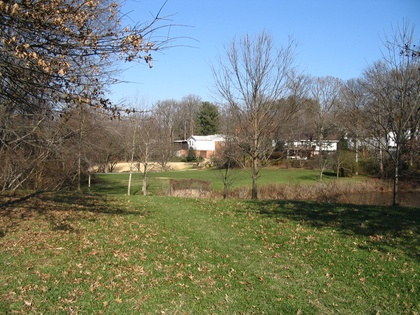
%> input picture Assignment_4_Files/imageOrigin1.JPG, 420 x 315 px, shrunk from 2048 x 1536 before the run
$ octave --eval "result = JpegDetection('imageOrigin1.JPG');"   (GNU Octave 9; MATLAB toolbox functions it lacks are replaced by stand-ins)
%> lines starting %> are read from the running program, lines starting %| are printed output that depends on the picture
function [K] = JpegDetection(PATH)
%> called with PATH = 'imageOrigin1.JPG'

IMG = imread(PATH);% import the image file
%> IMG is the input picture: size 315x420x3 uint8; mean R, G, B 113.7, 119.8, 106.6

[r,c] = size(IMG); % get the size of image
%> r = 315; c = 1260
r = floor(r/8)-1; % calculate the dimention of block and ignore the rigth and bottom edge
%> r = 38
c = floor(c/8)-1;
%> c = 156
Z1 = zeros(r,c);%Initialization
Z2 = zeros(r,c);
for i = 1:r % loop for each block
    for j = 1:c
        ref1 = 8*(i-1)+4; %Z' At the Center
        Z1(i,j) = abs(IMG(ref1,ref1)-IMG(ref1,ref1+1)-IMG(ref1+1,ref1)+IMG(ref1+1,ref1+1));
        ref2 = 8*i;% Z'' At the Corner
        Z2(i,j) = abs(IMG(ref2,ref2)-IMG(ref2,ref2+1)-IMG(ref2+1,ref2)+IMG(ref2+1,ref2+1));
    end
end
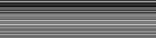
%> Z1: size 38x156 double; min 18, max 190, mean 109.2
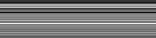
%> Z2: size 38x156 double; min 9, max 240, mean 119.5
edge = linspace(0,256,100);
% Set the edge for Histogram of Z' and Z''
% They mush share the same x axis

subplot(2,1,1)
%Plot histogram for Z' and add title
H1 = histogram(Z1,'BinEdges',edge,'Normalization','probability');
title(string(PATH)) % File name
K1 = H1.Values;%List Object
%> K1 = 99 values, max 0.0789 at index 38, min 0 at index 1, mean 0.0101
subplot(2,1,2)
H2 = histogram(Z2,'BinEdges',edge,'Normalization','probability');
K2 = H2.Values;
%> K2 = 99 values, max 0.105 at index 46, min 0 at index 1, mean 0.0101
K = sum(abs(K1-K2)); % calculate k value based on SUM of abs(K1-K2)
%> K = 1.21
%> `result = JpegDetection('imageOrigin1.JPG');`:
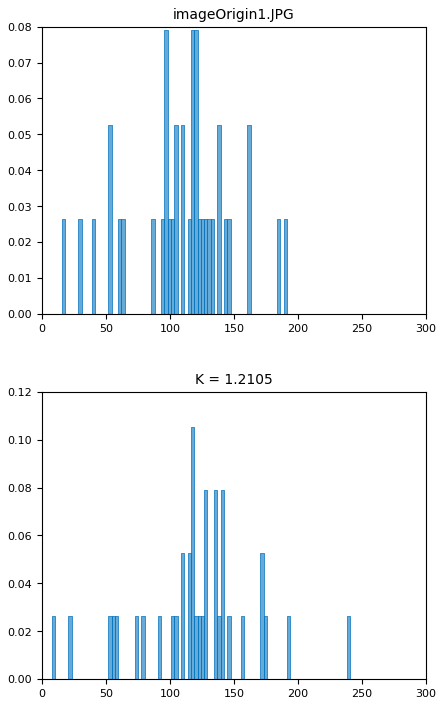
%> figure redrawn from the program's plot data, 2 panels; panel 1: tallest bar 0.0789 high, from x = 95.68 to 98.26; panel 2: tallest bar 0.105 high, from x = 116.4 to 118.9
title(['K = ',num2str(K)]); %K value


end

$ run again, on Assignment_4_Files/imageOrigin2.jpg
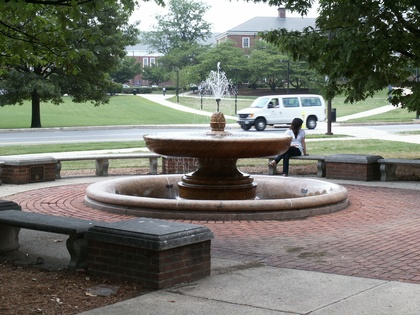
%> input picture Assignment_4_Files/imageOrigin2.jpg, 420 x 315 px, shrunk from 1280 x 960 before the run
%> in JpegDetection, IMG is the input picture: size 315x420x3 uint8; mean R, G, B 115.5, 117, 108
%> after the loop in JpegDetection, `for i = 1:r`:
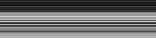
%> Z2: size 38x156 double; min 6, max 211, mean 108.3
%> K1 = 99 values, max 0.0789 at index 17, min 0 at index 1, mean 0.0101
%> K2 = 99 values, max 0.0789 at index 60, min 0 at index 1, mean 0.0101
%> K = 1.42
%> `result = JpegDetection('imageOrigin1.JPG');`:
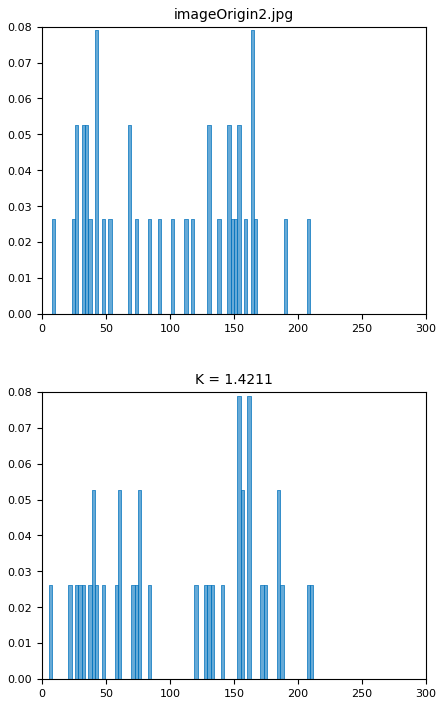
%> figure redrawn from the program's plot data, 2 panels; panel 1: tallest bar 0.0789 high, from x = 41.37 to 43.96; panel 2: tallest bar 0.0789 high, from x = 152.6 to 155.2

$ run again, on Assignment_4_Files/imageOrigin3.JPG
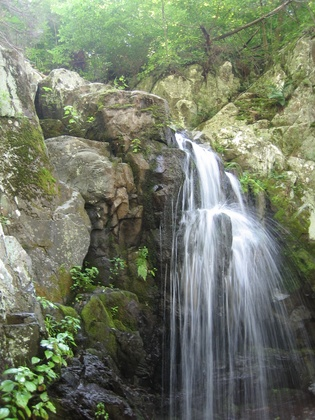
%> input picture Assignment_4_Files/imageOrigin3.JPG, 315 x 420 px, shrunk from 1536 x 2048 before the run
%> in JpegDetection, IMG is the input picture: size 420x315x3 uint8; mean R, G, B 115.1, 122.5, 103.3
%> after the loop in JpegDetection, `for i = 1:r`:
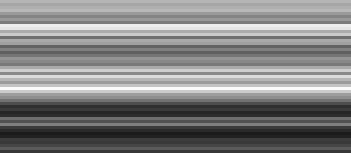
%> Z2: size 51x117 double (shown 3 times larger); min 27, max 250, mean 129.4
%> K1 = 99 values, max 0.0588 at index 47, min 0 at index 1, mean 0.0101
%> K2 = 99 values, max 0.0588 at index 23, min 0 at index 1, mean 0.0101
%> K = 1.29
%> `result = JpegDetection('imageOrigin1.JPG');`:
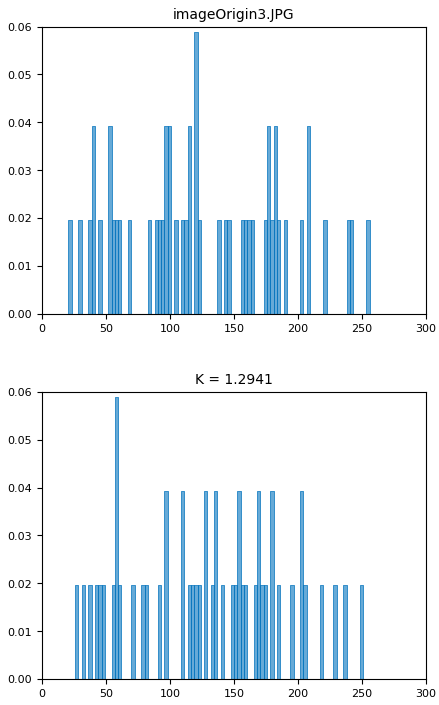
%> figure redrawn from the program's plot data, 2 panels; panel 1: tallest bar 0.0588 high, from x = 118.9 to 121.5; panel 2: tallest bar 0.0588 high, from x = 56.89 to 59.47

$ run again, on Assignment_4_Files/imageOrigin4.JPG
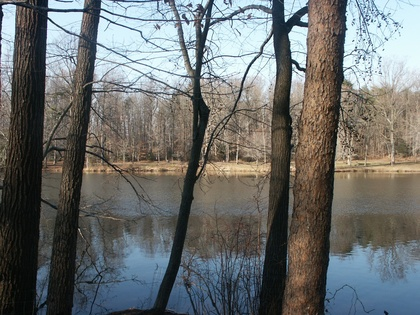
%> input picture Assignment_4_Files/imageOrigin4.JPG, 420 x 315 px, shrunk from 1600 x 1200 before the run
%> in JpegDetection, IMG is the input picture: size 315x420x3 uint8; mean R, G, B 107.5, 110.4, 109.2
%> after the loop in JpegDetection, `for i = 1:r`:
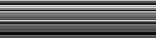
%> Z2: size 38x156 double; min 7, max 223, mean 99.5
%> K1 = 99 values, max 0.0789 at index 7, min 0 at index 1, mean 0.0101
%> K2 = 99 values, max 0.0789 at index 35, min 0 at index 1, mean 0.0101
%> K = 1.16
%> `result = JpegDetection('imageOrigin1.JPG');`:
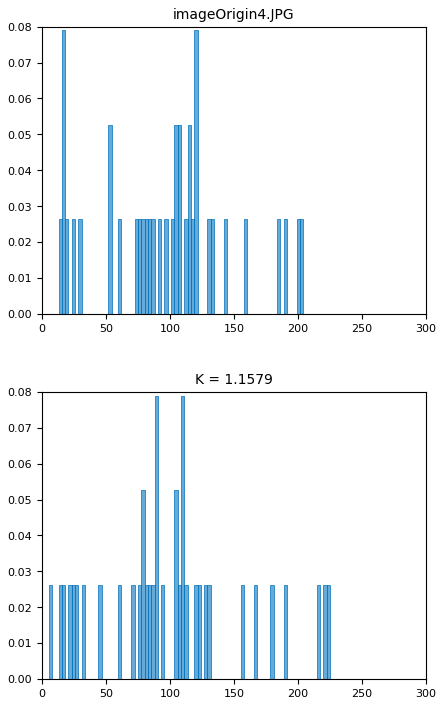
%> figure redrawn from the program's plot data, 2 panels; panel 1: tallest bar 0.0789 high, from x = 15.52 to 18.1; panel 2: tallest bar 0.0789 high, from x = 87.92 to 90.51
